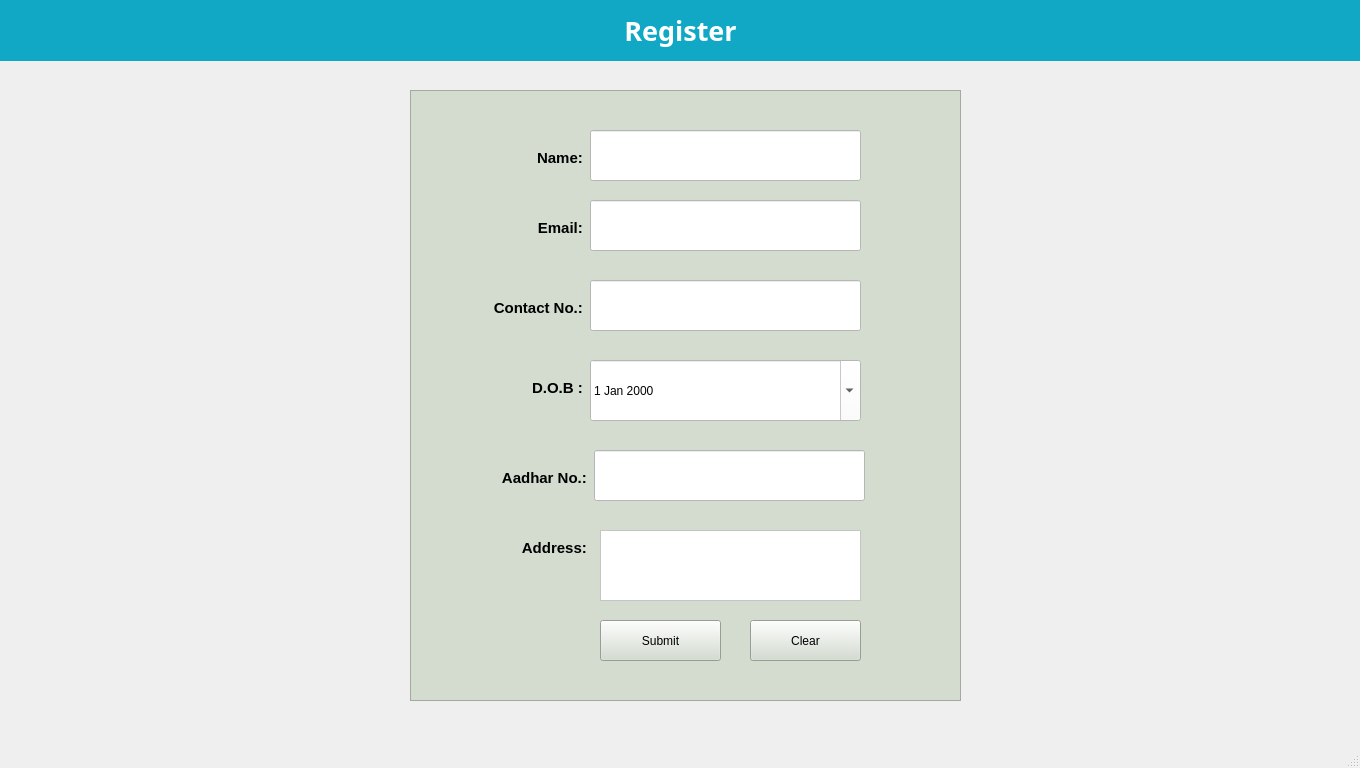
<?xml version="1.0" encoding="UTF-8"?>
<ui version="4.0">
 <class>MainWindow</class>
 <widget class="QMainWindow" name="MainWindow">
  <property name="geometry">
   <rect>
    <x>0</x>
    <y>0</y>
    <width>1360</width>
    <height>768</height>
   </rect>
  </property>
  <property name="windowTitle">
   <string>MainWindow</string>
  </property>
  <widget class="QWidget" name="centralwidget">
   <widget class="QFrame" name="frame">
    <property name="geometry">
     <rect>
      <x>410</x>
      <y>90</y>
      <width>551</width>
      <height>611</height>
     </rect>
    </property>
    <property name="styleSheet">
     <string notr="true">background-color: rgb(211, 220, 207);</string>
    </property>
    <property name="frameShape">
     <enum>QFrame::StyledPanel</enum>
    </property>
    <property name="frameShadow">
     <enum>QFrame::Raised</enum>
    </property>
    <widget class="QLabel" name="label_2">
     <property name="geometry">
      <rect>
       <x>86</x>
       <y>52</y>
       <width>91</width>
       <height>31</height>
      </rect>
     </property>
     <property name="font">
      <font>
       <pointsize>11</pointsize>
       <weight>75</weight>
       <bold>true</bold>
      </font>
     </property>
     <property name="text">
      <string>Name: </string>
     </property>
     <property name="alignment">
      <set>Qt::AlignRight|Qt::AlignTrailing|Qt::AlignVCenter</set>
     </property>
    </widget>
    <widget class="QLineEdit" name="lineEdit">
     <property name="geometry">
      <rect>
       <x>180</x>
       <y>40</y>
       <width>271</width>
       <height>51</height>
      </rect>
     </property>
     <property name="styleSheet">
      <string notr="true">background-color: rgb(255, 255, 255);
color: rgb(3, 3, 3);</string>
     </property>
    </widget>
    <widget class="QLineEdit" name="lineEdit_2">
     <property name="geometry">
      <rect>
       <x>180</x>
       <y>110</y>
       <width>271</width>
       <height>51</height>
      </rect>
     </property>
     <property name="styleSheet">
      <string notr="true">background-color: rgb(255, 255, 255);
color: rgb(3, 3, 3);</string>
     </property>
     <property name="text">
      <string/>
     </property>
    </widget>
    <widget class="QLabel" name="label_3">
     <property name="geometry">
      <rect>
       <x>86</x>
       <y>122</y>
       <width>91</width>
       <height>31</height>
      </rect>
     </property>
     <property name="font">
      <font>
       <pointsize>11</pointsize>
       <weight>75</weight>
       <bold>true</bold>
      </font>
     </property>
     <property name="text">
      <string>Email: </string>
     </property>
     <property name="alignment">
      <set>Qt::AlignRight|Qt::AlignTrailing|Qt::AlignVCenter</set>
     </property>
    </widget>
    <widget class="QLineEdit" name="lineEdit_3">
     <property name="geometry">
      <rect>
       <x>180</x>
       <y>190</y>
       <width>271</width>
       <height>51</height>
      </rect>
     </property>
     <property name="styleSheet">
      <string notr="true">background-color: rgb(255, 255, 255);
color: rgb(3, 3, 3);</string>
     </property>
     <property name="text">
      <string/>
     </property>
    </widget>
    <widget class="QLabel" name="label_4">
     <property name="geometry">
      <rect>
       <x>76</x>
       <y>202</y>
       <width>101</width>
       <height>31</height>
      </rect>
     </property>
     <property name="font">
      <font>
       <pointsize>11</pointsize>
       <weight>75</weight>
       <bold>true</bold>
      </font>
     </property>
     <property name="text">
      <string>Contact No.: </string>
     </property>
     <property name="alignment">
      <set>Qt::AlignRight|Qt::AlignTrailing|Qt::AlignVCenter</set>
     </property>
    </widget>
    <widget class="QLabel" name="label_5">
     <property name="geometry">
      <rect>
       <x>76</x>
       <y>282</y>
       <width>101</width>
       <height>31</height>
      </rect>
     </property>
     <property name="font">
      <font>
       <pointsize>11</pointsize>
       <weight>75</weight>
       <bold>true</bold>
      </font>
     </property>
     <property name="text">
      <string>D.O.B : </string>
     </property>
     <property name="alignment">
      <set>Qt::AlignRight|Qt::AlignTrailing|Qt::AlignVCenter</set>
     </property>
    </widget>
    <widget class="QDateEdit" name="dateEdit">
     <property name="geometry">
      <rect>
       <x>180</x>
       <y>270</y>
       <width>271</width>
       <height>61</height>
      </rect>
     </property>
     <property name="styleSheet">
      <string notr="true">background-color: rgb(255, 255, 255);
color: rgb(3, 3, 3);</string>
     </property>
     <property name="calendarPopup">
      <bool>true</bool>
     </property>
    </widget>
    <widget class="QLineEdit" name="lineEdit_4">
     <property name="geometry">
      <rect>
       <x>184</x>
       <y>360</y>
       <width>271</width>
       <height>51</height>
      </rect>
     </property>
     <property name="styleSheet">
      <string notr="true">background-color: rgb(255, 255, 255);
color: rgb(3, 3, 3);</string>
     </property>
     <property name="text">
      <string/>
     </property>
    </widget>
    <widget class="QLabel" name="label_6">
     <property name="geometry">
      <rect>
       <x>80</x>
       <y>372</y>
       <width>101</width>
       <height>31</height>
      </rect>
     </property>
     <property name="font">
      <font>
       <pointsize>11</pointsize>
       <weight>75</weight>
       <bold>true</bold>
      </font>
     </property>
     <property name="text">
      <string>Aadhar No.: </string>
     </property>
     <property name="alignment">
      <set>Qt::AlignRight|Qt::AlignTrailing|Qt::AlignVCenter</set>
     </property>
    </widget>
    <widget class="QLabel" name="label_12">
     <property name="geometry">
      <rect>
       <x>80</x>
       <y>442</y>
       <width>101</width>
       <height>31</height>
      </rect>
     </property>
     <property name="font">
      <font>
       <pointsize>11</pointsize>
       <weight>75</weight>
       <bold>true</bold>
      </font>
     </property>
     <property name="text">
      <string>Address: </string>
     </property>
     <property name="alignment">
      <set>Qt::AlignRight|Qt::AlignTrailing|Qt::AlignVCenter</set>
     </property>
    </widget>
    <widget class="QPlainTextEdit" name="plainTextEdit">
     <property name="geometry">
      <rect>
       <x>190</x>
       <y>440</y>
       <width>261</width>
       <height>71</height>
      </rect>
     </property>
     <property name="styleSheet">
      <string notr="true">background-color: rgb(255, 255, 255);
color: rgb(3, 3, 3);</string>
     </property>
    </widget>
    <widget class="QPushButton" name="pushButton">
     <property name="geometry">
      <rect>
       <x>190</x>
       <y>530</y>
       <width>121</width>
       <height>41</height>
      </rect>
     </property>
     <property name="text">
      <string>Submit</string>
     </property>
    </widget>
    <widget class="QPushButton" name="pushButton_2">
     <property name="geometry">
      <rect>
       <x>340</x>
       <y>530</y>
       <width>111</width>
       <height>41</height>
      </rect>
     </property>
     <property name="text">
      <string>Clear</string>
     </property>
    </widget>
   </widget>
   <widget class="QLabel" name="label">
    <property name="geometry">
     <rect>
      <x>0</x>
      <y>0</y>
      <width>1361</width>
      <height>61</height>
     </rect>
    </property>
    <property name="font">
     <font>
      <family>Monaco</family>
      <pointsize>20</pointsize>
      <weight>75</weight>
      <bold>true</bold>
     </font>
    </property>
    <property name="styleSheet">
     <string notr="true">background-color: rgb(17, 168, 198);
color: rgb(255, 255, 255);</string>
    </property>
    <property name="text">
     <string>Register</string>
    </property>
    <property name="alignment">
     <set>Qt::AlignCenter</set>
    </property>
   </widget>
  </widget>
  <widget class="QMenuBar" name="menubar">
   <property name="geometry">
    <rect>
     <x>0</x>
     <y>0</y>
     <width>1360</width>
     <height>21</height>
    </rect>
   </property>
  </widget>
  <widget class="QStatusBar" name="statusbar"/>
 </widget>
 <resources/>
 <connections/>
</ui>
